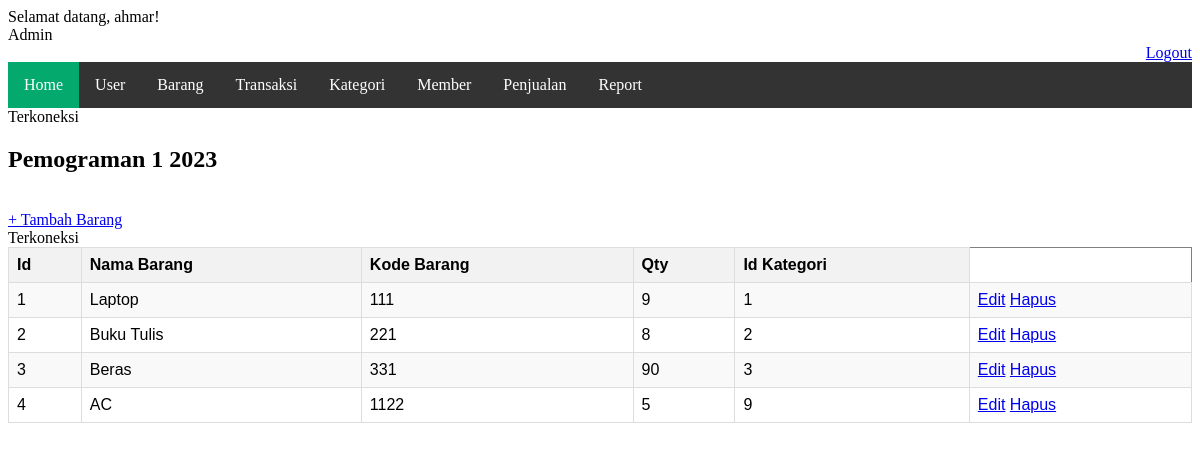
The app's page /config/form.php?page=barang (signed in) with its own data.
### tables this page shows
CREATE TABLE `barang` (
  `id_barang` int(11) NOT NULL,
  `nama_barang` varchar(255) NOT NULL,
  `kode_barang` varchar(8) NOT NULL,
  `qty` int(11) NOT NULL,
  `harga` decimal(10,2) NOT NULL,
  `kategori_id` int(11) NOT NULL
);

### Form/list_barang.php (the view, shortened to what this page needs)
<?php
    $edit_hapus_visible = true;
?>
<!DOCTYPE html>
<html>
<head>
    <link rel="stylesheet" href="../Config/table.css">
</head>
<body>
    <h2>Pemograman 1 2023</h2>
    <br>
    <a href="?page=lbarang">+ Tambah Barang</a>
    <br>
    <table border="1" class="styled-table">
        <tr>
            <th>Id</th>
            <th>Nama Barang</th>
            <th>Kode Barang</th>
            <th>Qty</th>
            <th>Id Kategori</th>
        </tr>
        <?php
            include '../Config/koneksi.php';
            $no = 1;
            $data = mysqli_query($koneksi,"Select * from barang");
            while($d = mysqli_fetch_array($data)){
        ?>
        <tr>
            <td><?php echo $no++; ?></td>
            <td><?php echo $d['nama_barang'];?></td>
            <td><?php echo $d['kode_barang'];?></td>
            <td><?php echo $d['qty'];?></td>
            <td><?php echo $d['kategori_id'];?></td>
            <?php if ($edit_hapus_visible): ?>
            <td>
            <a href="edit_barang.php?id=<?php echo $d['id_barang']; ?>">Edit</a>
            <a href="hapus_barang.php?id=<?php echo $d['id_barang']; ?>">Hapus</a>
            </td>
            <?php endif; ?>
        </tr>
        <?php
            }
            ?>
    </table>
</body>
</html>

### Config/table.css (style rules this page uses)
.styled-table { width: 100%; border-collapse: collapse; font-family: Arial, sans-serif; }
.styled-table th, .styled-table td { border: 1px solid #dddddd; padding: 8px; text-align: left; }
.styled-table th { background-color: #f2f2f2; font-weight: bold; }
.styled-table tbody tr:nth-child(even) { background-color: #f9f9f9; }

### records on screen
barang: nama_barang "Laptop", kode_barang "111", qty "9", kategori "1"
barang: nama_barang "Buku Tulis", kode_barang "221", qty "8", kategori "2"
barang: nama_barang "Beras", kode_barang "331", qty "90", kategori "3"
barang: nama_barang "AC", kode_barang "1122", qty "5", kategori "9"

### other values on screen
$_SESSION['nama'] "ahmar"
